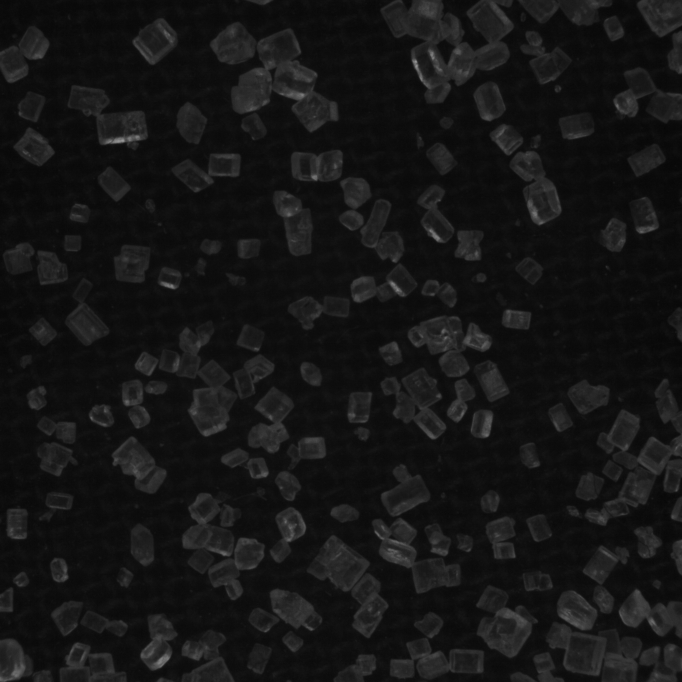
#> input picture PromsaTest/sucre02.bmp, 2046 x 2046 px (shown at 1/3 size)
$ python sugar.py
#> lines starting #> are read from the running program, lines starting #| are printed output that depends on the picture; after the words box and inside, x2 and y2 are one past the last pixel; in counts of white or black regions, pixels touching at a corner belong together
import numpy as np
import cv2
from matplotlib import pyplot as plt
from matplotlib import cm
import matplotlib.colors as mcolors

# img = cv2.resize(cv2.imread('sucre.bmp'),(512,512))
img = cv2.imread('sucre02.bmp')
#> img is the input picture: shape (2046, 2046, 3); min 5, max 159, mean 21.5

cv2.imshow('src', cv2.resize(img,(512,512)))

gray = cv2.cvtColor(img,cv2.COLOR_BGR2GRAY)
ret, thresh = cv2.threshold(gray,0,255,cv2.THRESH_BINARY_INV+cv2.THRESH_OTSU)
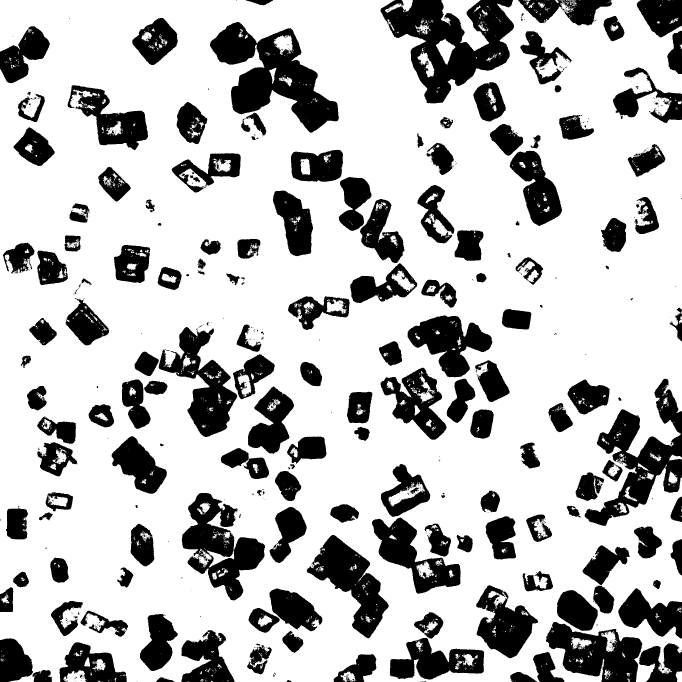
#> thresh: shape (2046, 2046) (shown at 1/3 size); 74% white; 945 black regions (750 under 20 px), largest, box (x1, y1, x2, y2) and area: (1141, 0, 1542, 310) 61018, (629, 66, 1017, 398) 55937, (1754, 1136, 2046, 1578) 44789
#> ret = 27
thresh=cv2.bitwise_not(thresh)
cv2.imshow('thresh', cv2.resize(thresh,(512,512)))

# noise removal
kernel = np.ones((3,3),np.uint8)
opening = cv2.morphologyEx(thresh,cv2.MORPH_OPEN,kernel, iterations = 4)
#> opening: shape (2046, 2046); 24% white; 210 white regions, largest, box (x1, y1, x2, y2) and area: (1142, 0, 1541, 310) 57481, (693, 85, 1016, 397) 43326, (922, 1606, 1165, 1913) 28947
cv2.imshow('opening', cv2.resize(opening,(512,512)))

closing = cv2.morphologyEx(thresh,cv2.MORPH_CLOSE,kernel, iterations = 10)
#> closing: shape (2046, 2046); 29.8% white; 120 white regions (21 under 20 px), largest, box (x1, y1, x2, y2) and area: (1531, 1636, 2046, 2046) 94583, (545, 1160, 979, 1801) 89200, (1141, 0, 1836, 310) 82017
cv2.imshow('closing', cv2.resize(closing,(512,512)))

# sure background area
sure_bg = cv2.dilate(closing,kernel,iterations=3)
#> sure_bg: shape (2046, 2046); 34.3% white; 117 white regions, largest, box (x1, y1, x2, y2) and area: (1528, 1633, 2046, 2046) 103625, (542, 1157, 982, 1804) 101410, (1138, 0, 1839, 313) 89580
cv2.imshow('sure_bg', cv2.resize(sure_bg,(512,512)))

# Finding sure foreground area
dist_transform = cv2.distanceTransform(closing,cv2.DIST_L2,3)
cv2.normalize(dist_transform, dist_transform, 0, 1.0, cv2.NORM_MINMAX)
ret, sure_fg = cv2.threshold(dist_transform,0.1*dist_transform.max(),255,0)
#> sure_fg: shape (2046, 2046) float32; 17.8% white; 111 white regions (7 under 20 px), largest, box (x1, y1, x2, y2) and area: (1649, 1649, 2046, 2046) 52479, (1154, 0, 1531, 299) 49940, (641, 77, 1005, 407) 44631
cv2.imshow('sure_fg', cv2.resize(sure_fg,(512,512)))

# Finding unknown region
sure_fg = np.uint8(sure_fg)
unknown = cv2.subtract(sure_bg,sure_fg)
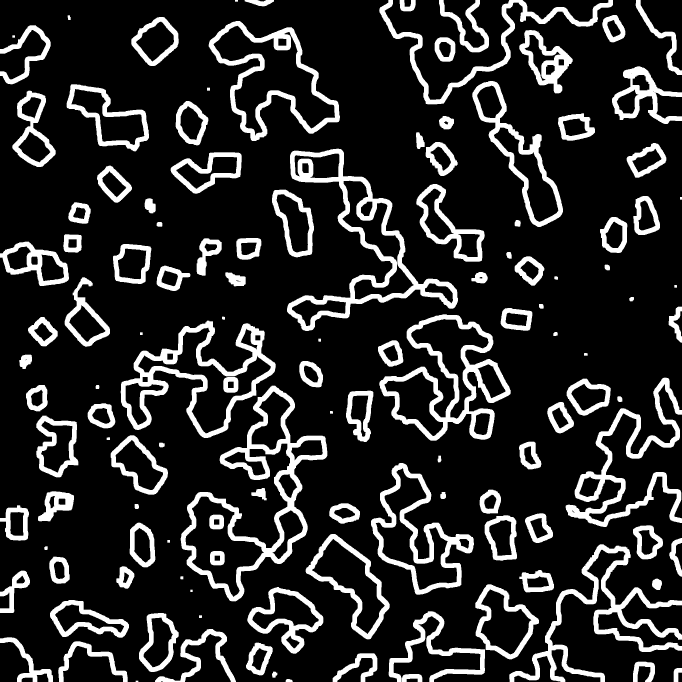
#> unknown: shape (2046, 2046) (shown at 1/3 size); 16.4% white; 126 white regions, largest, box (x1, y1, x2, y2) and area: (542, 1157, 982, 1804) 44874, (861, 446, 1374, 993) 41399, (362, 962, 827, 1314) 35287

# Marker labelling
ret, markers = cv2.connectedComponents(sure_fg)
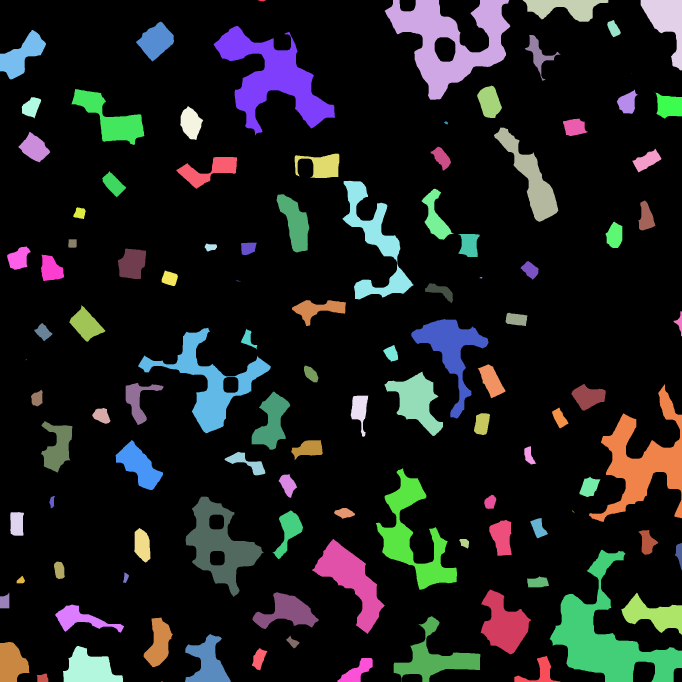
#> markers: shape (2046, 2046) int32 (shown at 1/3 size); 112 distinct labels, from 0 to 111; one colour per label, 0 black
#> ret = 112
# Add one to all labels so that sure background is not 0, but 1
markers = markers+1
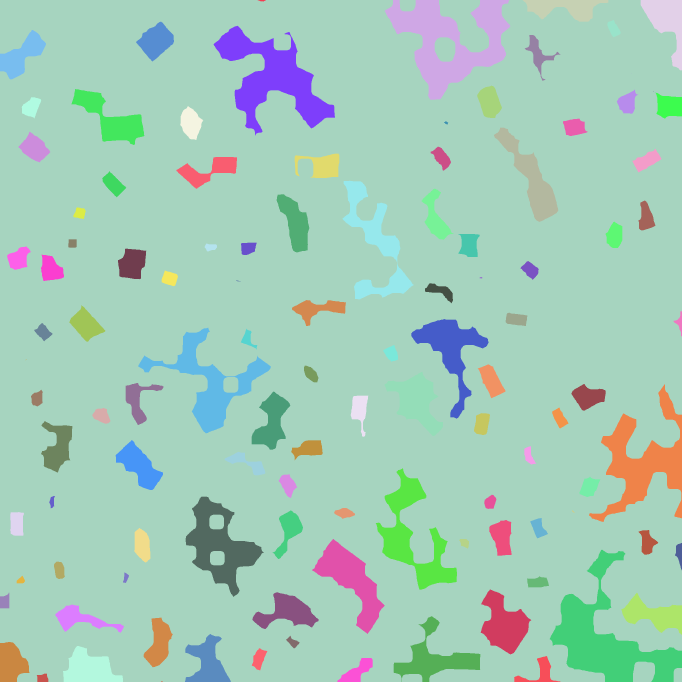
#> markers: shape (2046, 2046) int32 (shown at 1/3 size); 112 distinct labels, from 1 to 112; one colour per label, 0 black
# Now, mark the region of unknown with zero
markers[unknown==255] = 0
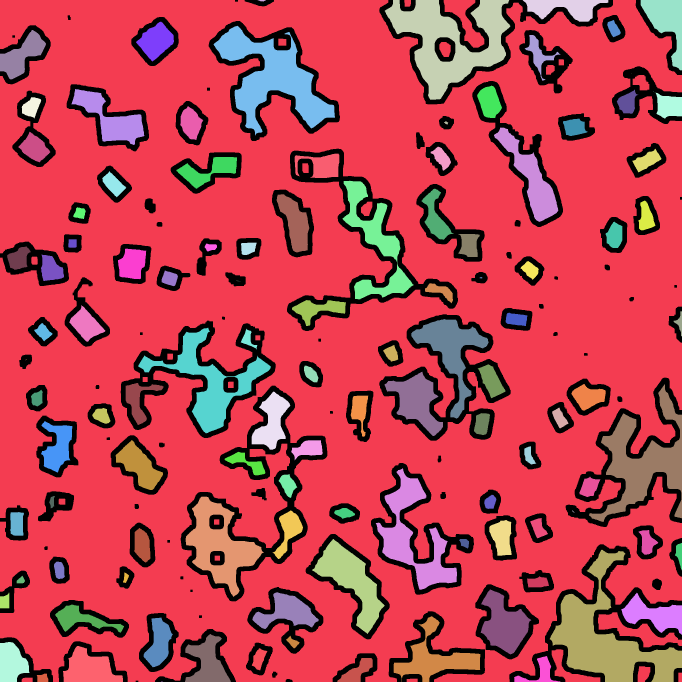
#> markers: shape (2046, 2046) int32 (shown at 1/3 size); 113 distinct labels, from 0 to 112; one colour per label, 0 black


markers = cv2.watershed(img, markers)
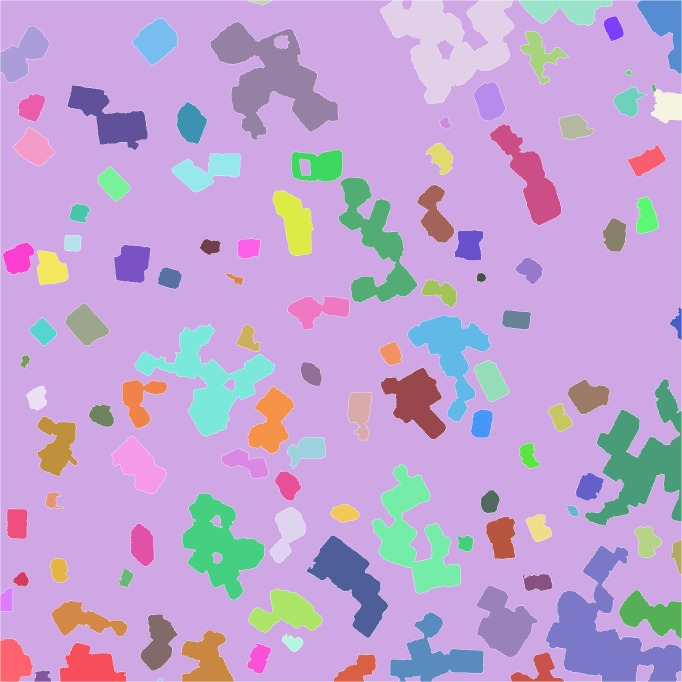
#> markers: shape (2046, 2046) int32 (shown at 1/3 size); 113 distinct labels, from -1 to 112; one colour per label, 0 black, -1 white
img[markers == -1] = [255,0,0]
norm_arr = (markers - np.min(markers)) / (np.max(markers) - np.min(markers))
cv2.imshow('norm_arr', cv2.resize(norm_arr,(512,512)))
cv2.imshow('img', cv2.resize(img,(512,512)))
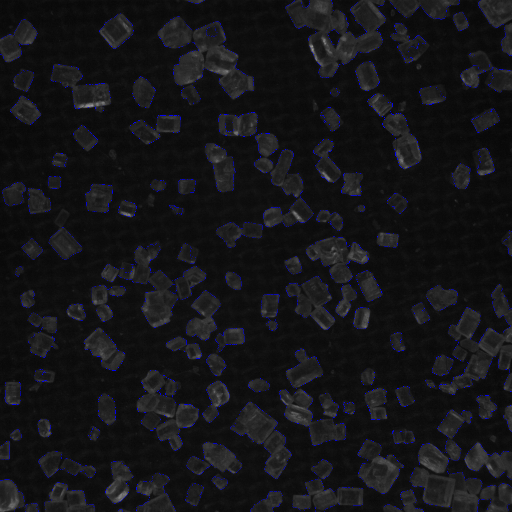
#> window 'img': shape (512, 512, 3); mean B, G, R 23.9, 21, 21
cv2.waitKey()

$ run again, with PromsaTest/sucre.bmp copied over PromsaTest/sucre02.bmp
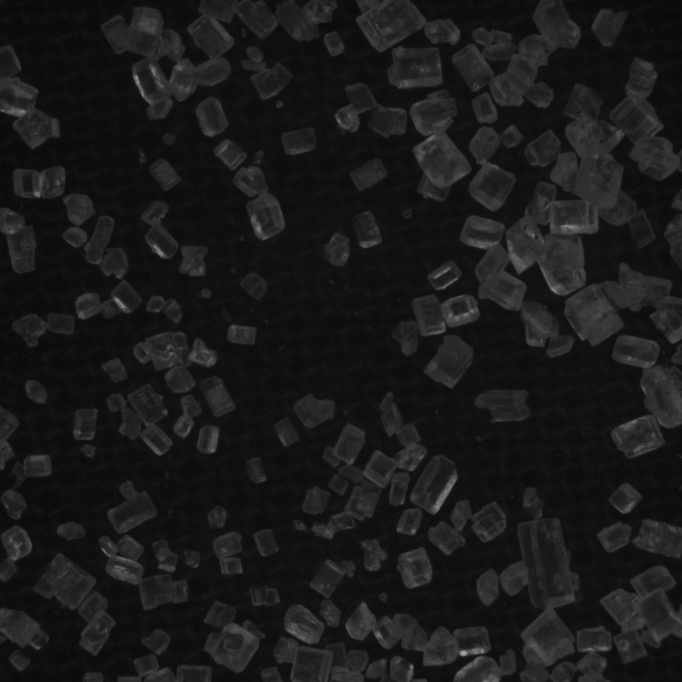
#> input picture PromsaTest/sucre.bmp, 2046 x 2046 px (shown at 1/3 size)
#> img is the input picture: shape (2046, 2046, 3); min 6, max 162, mean 26.2
#> `ret, thresh = cv2.threshold(gray,0,255,cv2.THRESH_BINARY_INV+cv2.THRES..`:
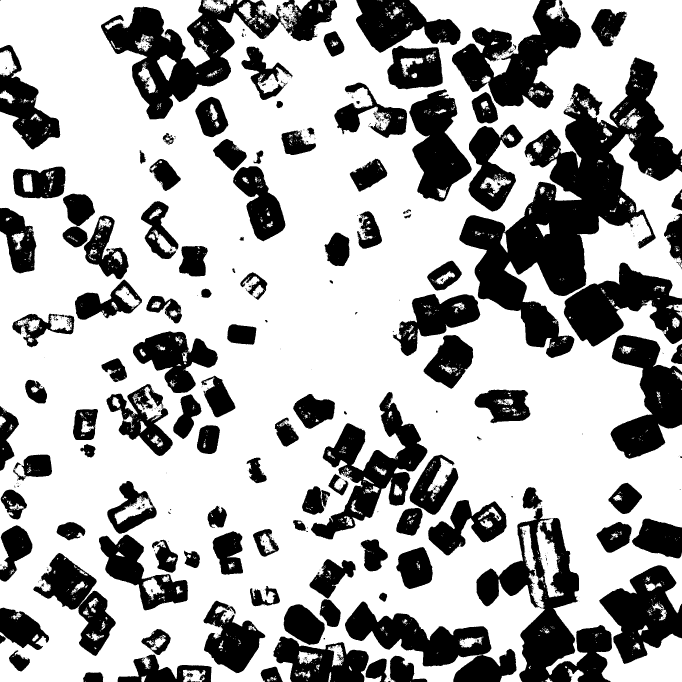
#> thresh: shape (2046, 2046) (shown at 1/3 size); 66.8% white; 984 black regions (831 under 20 px), largest, box (x1, y1, x2, y2) and area: (1378, 172, 2046, 1074) 197169, (303, 0, 1012, 358) 83375, (1429, 1523, 1836, 2046) 75346
#> `ret, thresh = cv2.threshold(gray,0,255,cv2.THRESH_BINARY_INV+cv2.THRES..`: ret = 30
#> opening: shape (2046, 2046); 31.1% white; 194 white regions, largest, box (x1, y1, x2, y2) and area: (1379, 175, 2046, 1073) 179112, (316, 0, 749, 358) 61796, (1356, 0, 1742, 324) 53449
#> closing: shape (2046, 2046); 37.9% white; 74 white regions (13 under 20 px), largest, box (x1, y1, x2, y2) and area: (1003, 0, 2046, 1376) 557539, (782, 1461, 2046, 2046) 254150, (303, 0, 1033, 358) 103805
#> sure_bg: shape (2046, 2046); 42.3% white; 71 white regions, largest, box (x1, y1, x2, y2) and area: (1000, 0, 2046, 1379) 606124, (779, 1458, 2046, 2046) 277124, (300, 0, 1036, 361) 113876
#> unknown: shape (2046, 2046); 16.9% white; 86 white regions, largest, box (x1, y1, x2, y2) and area: (1000, 0, 2046, 1379) 125846, (779, 1458, 2046, 2046) 83400, (34, 497, 549, 1045) 43765
#> `ret, markers = cv2.connectedComponents(sure_fg)`: ret = 82
#> `cv2.imshow('img', cv2.resize(img,(512,512)))`:
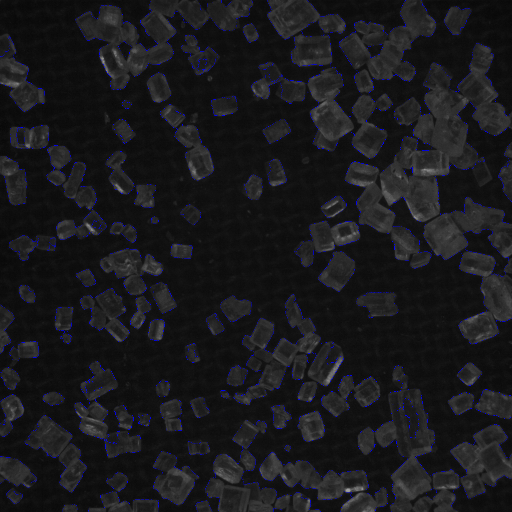
#> window 'img': shape (512, 512, 3); mean B, G, R 28.7, 25.7, 25.7

$ run again, with PromsaTest/sucre03.bmp copied over PromsaTest/sucre02.bmp
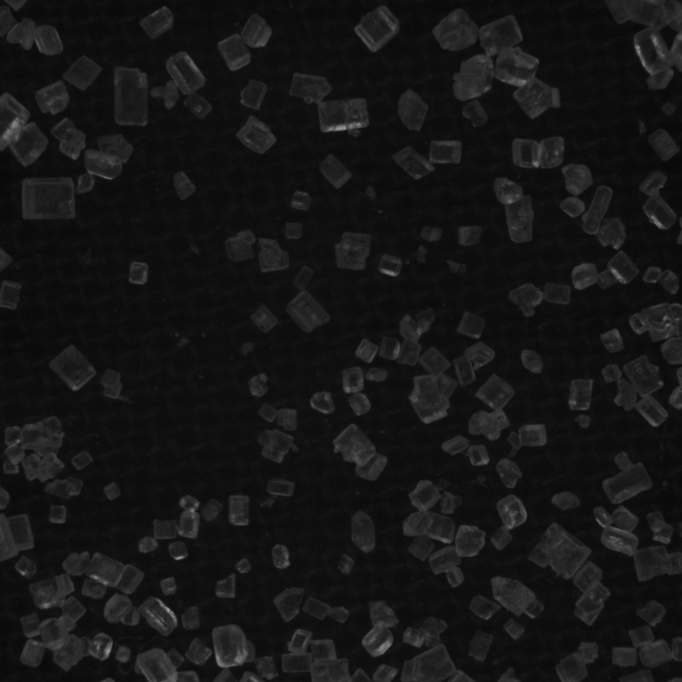
#> input picture PromsaTest/sucre03.bmp, 2046 x 2046 px (shown at 1/3 size)
#> img is the input picture: shape (2046, 2046, 3); min 5, max 161, mean 21.8
#> `ret, thresh = cv2.threshold(gray,0,255,cv2.THRESH_BINARY_INV+cv2.THRES..`:
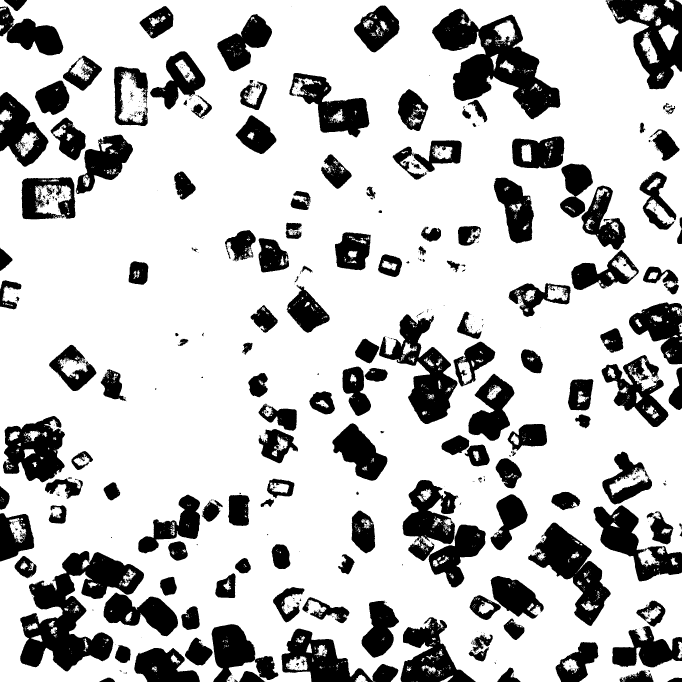
#> thresh: shape (2046, 2046) (shown at 1/3 size); 75.9% white; 1044 black regions (851 under 20 px), largest, box (x1, y1, x2, y2) and area: (60, 1653, 432, 2014) 58635, (1296, 26, 1681, 358) 53614, (1208, 1440, 1457, 1762) 35600
#> `ret, thresh = cv2.threshold(gray,0,255,cv2.THRESH_BINARY_INV+cv2.THRES..`: ret = 28
#> opening: shape (2046, 2046); 22% white; 209 white regions, largest, box (x1, y1, x2, y2) and area: (1297, 27, 1680, 356) 51297, (61, 1654, 339, 2013) 40270, (1586, 1569, 1830, 1876) 27296
#> closing: shape (2046, 2046); 28.5% white; 101 white regions (17 under 20 px), largest, box (x1, y1, x2, y2) and area: (0, 1458, 1428, 2046) 200052, (1208, 1121, 1641, 1762) 88541, (0, 167, 399, 658) 78608
#> sure_bg: shape (2046, 2046); 32.8% white; 96 white regions, largest, box (x1, y1, x2, y2) and area: (0, 1455, 1431, 2046) 222132, (1205, 1118, 1644, 1765) 100805, (0, 164, 402, 661) 87962
#> unknown: shape (2046, 2046); 14% white; 108 white regions, largest, box (x1, y1, x2, y2) and area: (0, 1455, 1431, 2046) 71990, (1205, 1118, 1644, 1765) 38713, (1523, 406, 2046, 954) 35403
#> `ret, markers = cv2.connectedComponents(sure_fg)`: ret = 100
#> `cv2.imshow('img', cv2.resize(img,(512,512)))`:
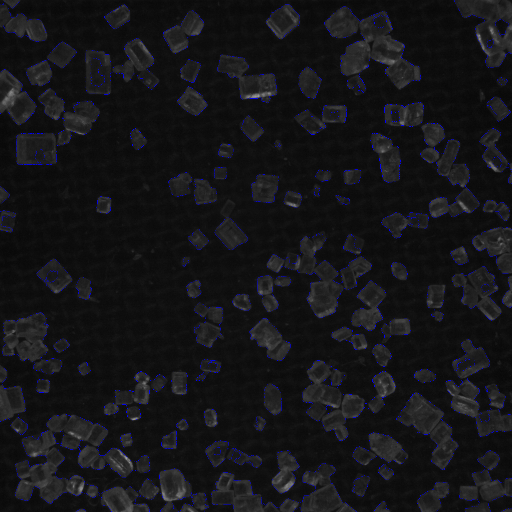
#> window 'img': shape (512, 512, 3); mean B, G, R 24.2, 21.4, 21.4

$ run again, with PromsaTest/arros.bmp copied over PromsaTest/sucre02.bmp
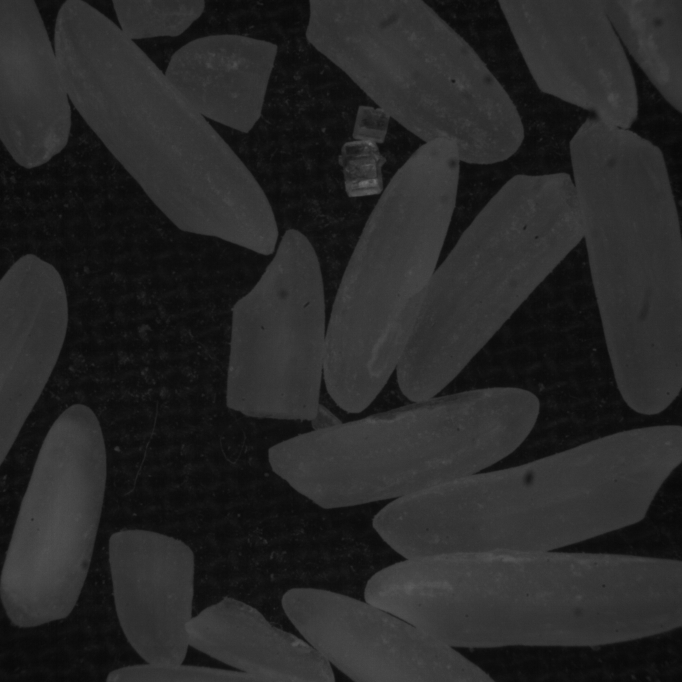
#> input picture PromsaTest/arros.bmp, 2046 x 2046 px (shown at 1/3 size)
#> img is the input picture: shape (2046, 2046, 3); min 6, max 115, mean 39.7
#> `ret, thresh = cv2.threshold(gray,0,255,cv2.THRESH_BINARY_INV+cv2.THRES..`: ret = 35
#> opening: shape (2046, 2046); 61.6% white; 40 black regions (17 under 20 px), largest, box (x1, y1, x2, y2) and area: (0, 0, 1279, 2046) 1132969, (1299, 710, 2046, 1423) 182419, (1266, 0, 1793, 816) 113207
#> closing: shape (2046, 2046); 62.2% white; 15 black regions, largest, box (x1, y1, x2, y2) and area: (0, 332, 1201, 2046) 878934, (412, 0, 1133, 928) 225372, (1331, 728, 2046, 1409) 180386
#> sure_bg: shape (2046, 2046); 64.1% white; 15 black regions, largest, box (x1, y1, x2, y2) and area: (0, 335, 1198, 2046) 847505, (415, 0, 1130, 925) 212276, (1334, 731, 2046, 1406) 170708
#> unknown: shape (2046, 2046); 13.5% white; 88 white regions, largest, box (x1, y1, x2, y2) and area: (0, 307, 1226, 2046) 131864, (387, 0, 1289, 953) 106786, (1306, 703, 2046, 1434) 71190
#> `ret, markers = cv2.connectedComponents(sure_fg)`: ret = 4
#> `cv2.imshow('img', cv2.resize(img,(512,512)))`:
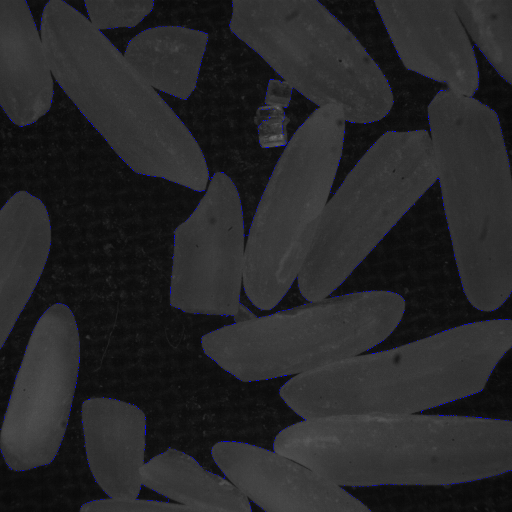
#> window 'img': shape (512, 512, 3); mean B, G, R 40.6, 39.5, 39.5
